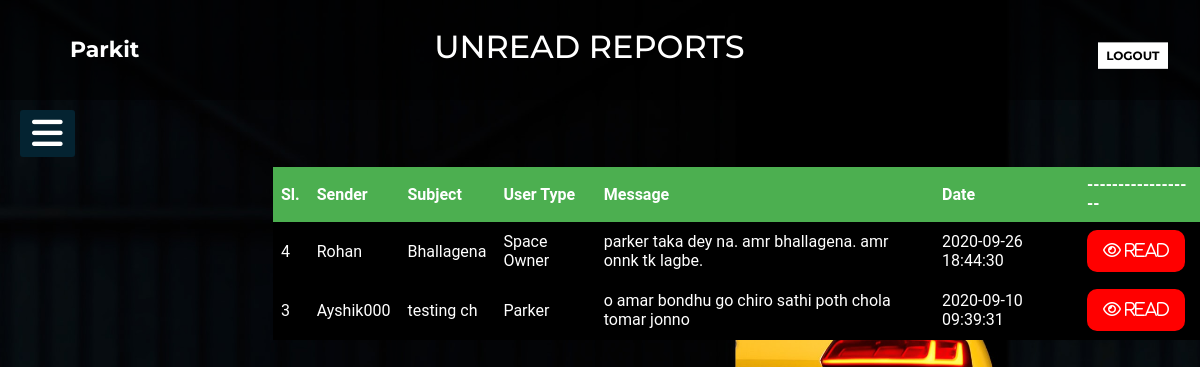
Page /Views/Admin/recentreport.php (signed in) on the committed database.
### tables this page shows
CREATE TABLE `reportbox` (
  `sl` int(10) NOT NULL,
  `sender` varchar(100) NOT NULL,
  `receiver` varchar(100) NOT NULL,
  `subject` varchar(100) NOT NULL,
  `message` varchar(400) NOT NULL,
  `date` timestamp NOT NULL DEFAULT CURRENT_TIMESTAMP,
  `usertype` varchar(50) NOT NULL,
  `status` varchar(100) NOT NULL
);

### Views/Models/db_connect.php (called while the page is built, shortened)
<?php
	 $serverName="localhost";
	 $userName="root";
	 $password="";
	 $dbName="parkit";
	function get($query)
	{
        $data=array();
		global $serverName,$userName,$password,$dbName;
		$conn = mysqli_connect( $serverName, $userName, $password, $dbName);
        $result=mysqli_query($conn,$query);
        if(mysqli_num_rows($result) > 0)
        {
            while($row = mysqli_fetch_assoc($result))
            {
                $entity=array();
                foreach($row as $k=>$v)
                {
                    $entity[$k] = $row[$k];
                }
                $data[] = $entity;
            }
        }
		return $data;
	}
?>

### Controllers/AdminController.php (called while the page is built, shortened)
<?php
  require_once '../Models/db_connect.php';
function unreadreport()
{
  $query="SELECT * FROM reportbox where status='Unread' order by `sl` DESC";
  $product=get($query);
  return $product;
}
?>

### Views/Admin/recentreport.php (the view, shortened to what this page needs)
<?php
require_once ('../../Controllers/AdminController.php');
$info=unreadreport();
?>
<!DOCTYPE html>
<html lang="en">
  <head>
    <link rel="stylesheet" href="recentreport.css" />
  </head>
  <body>
    <header class="header">
      <div class="bgimage">
        <div class="menu">
          <div class="leftmenu">
            <h3><a href="adminarea.php">Parkit</a></h3>
          </div>
          <div class="welcome">
            <h1>Unread Reports</h1>
            <div class="rightmenu">
              <button
                id="buttonone"
                <
                onclick="window.location.href='../home.html';"
              >
                Logout
              </button>
            </div>
          </div>
        </div>
      </div>
    </header>
    <label for="check">
      <i class="fas fa-bars" id="btn"></i>
    </label>
    <section>
      <div class="main-section">
        <div class="dashbord">
          <div class="icon-section">
            <table id="table" border="1">
              <thead>
                <th>Sl.</th>
                  <th>Sender</th>
                <th>Subject</th>
                <th>User Type</th>
                <th>Message</th>
            <th>Date</th>
            <th>------------------</th>
              </thead>
              <tbody>
                <?php
                  foreach($info as $infos)
                  {
                    echo "<tr>";
                      echo "<td>".$infos["sl"]."</td>";
                        echo "<td>".$infos["sender"]."</td>";
                      echo "<td>".$infos["subject"]."</td>";
              echo "<td>".$infos["usertype"]."</td>";
                echo "<td>".$infos["message"]."</td>";
                        echo "<td>".$infos["date"]."</td>";
            echo '<td><button class="btn"><a href="../../Controllers/ReadController.php?id='.$infos["sl"].'" i class="fa fa-eye">  Read</a></td>';
                    echo "</tr>";
                  }
                ?>
              </tbody>
            </table>
          </div>
        </div>
      </div>
    </section>
  </body>
</html>

### Views/Admin/recentreport.css (style rules this page uses)
* { margin: 0; padding: 0; }
body { background: url(../Images/car.jpg); background-size: 100% 110%; width: 100%; height: 100vh; }
* { padding: 0; margin: 0; list-style: none; text-decoration: none; }
body { font-family: "Roboto", sans-serif; }
.menu { width: 100%; height: 100px; background-color: rgba(0, 0, 0, 0.5); }
.leftmenu { width: 20%; line-height: 100px; float: left; }
.leftmenu h3 { padding-left: 70px; font-weight: bold; color: white; font-size: 22px; font-family: "Montserrat", sans-serif; cursor: pointer; }
.leftmenu h3 a { color: white; text-decoration: none; }
.rightmenu { width: 70%; height: 100px; float: right; }
#buttonone { background-color: white; border: none; font-size: 12px; font-weight: bold; text-transform: uppercase; line-height: 20px; width: 70px; font-family: "Montserrat", sans-serif; border: 3px solid white; cursor: pointer; transform: translate(70%, -90%); margin-left: 82%; }
label #btn, label #cancel { position: absolute; background: #042331; border-radius: 3px; cursor: pointer; }
label #btn { left: 20px; top: 110px; font-size: 35px; color: white; padding: 6px 12px; transition: all 0.5s; }
.welcome h1 { color: white; font-family: "Montserrat", sans-serif; text-transform: uppercase; font-weight: 500; text-align: center; padding-right: 261px; padding-top: 27px; }

### Views/Admin/recentreport.php (style rules this page uses)
table { border-collapse: collapse; margin-left: 272px; color: white; border: transparent; }
th, td { text-align: left; padding: 8px; background: black; }
th { background-color: #4CAF50; color: white; }
table tr:not(:first-child) { cursor: pointer;transition: all .25s ease-in-out; }
.btn { background-color: red; border: none; color: white; padding: 12px 16px; font-size: 16px; cursor: pointer; border-radius: 10px; }
a:link { color: white; text-decoration: none; }

### rows in the picture
reportbox: sl "4", sender "Rohan", subject "Bhallagena", usertype "Space Owner", message "parker taka dey na. amr bhallagena. amr onnk tk lagbe.", date "2020-09-26 18:44:30"
reportbox: sl "3", sender "Ayshik000", subject "testing ch", usertype "Parker", message "o amar bondhu go chiro sathi poth chola tomar jonno", date "2020-09-10 09:39:31"
